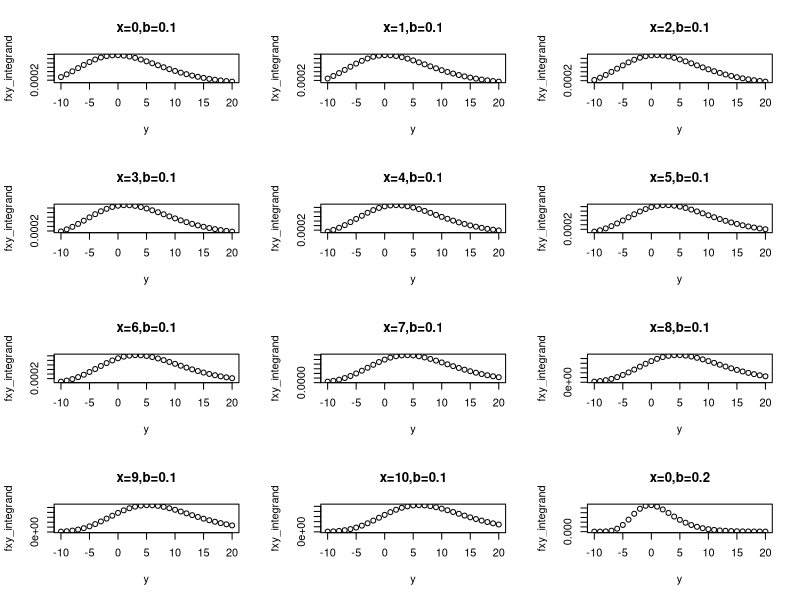
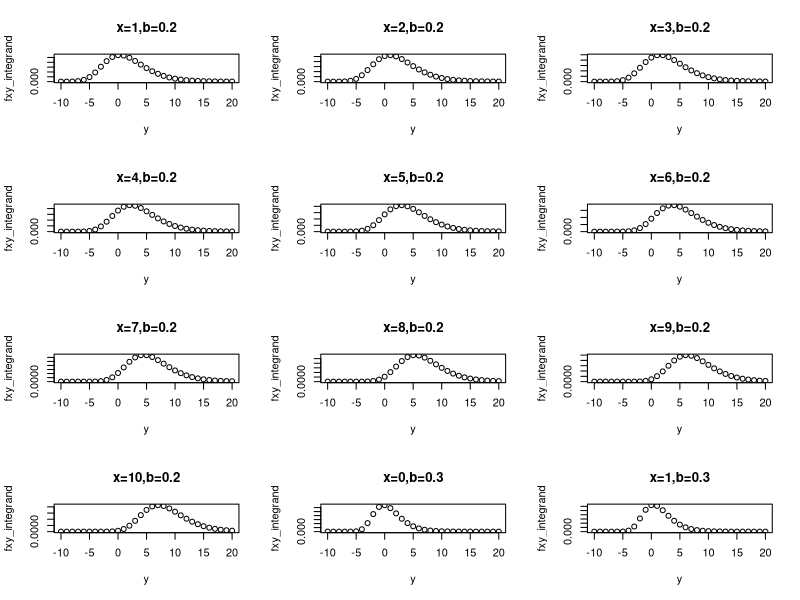
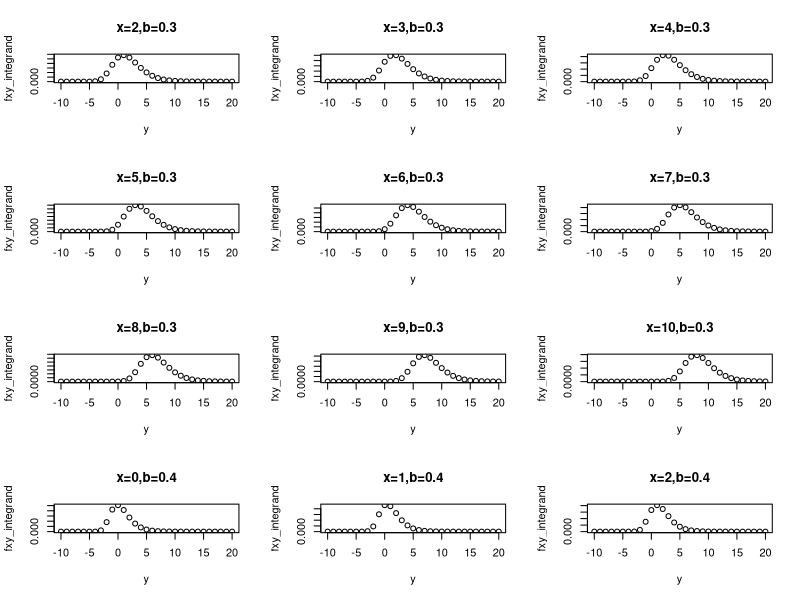
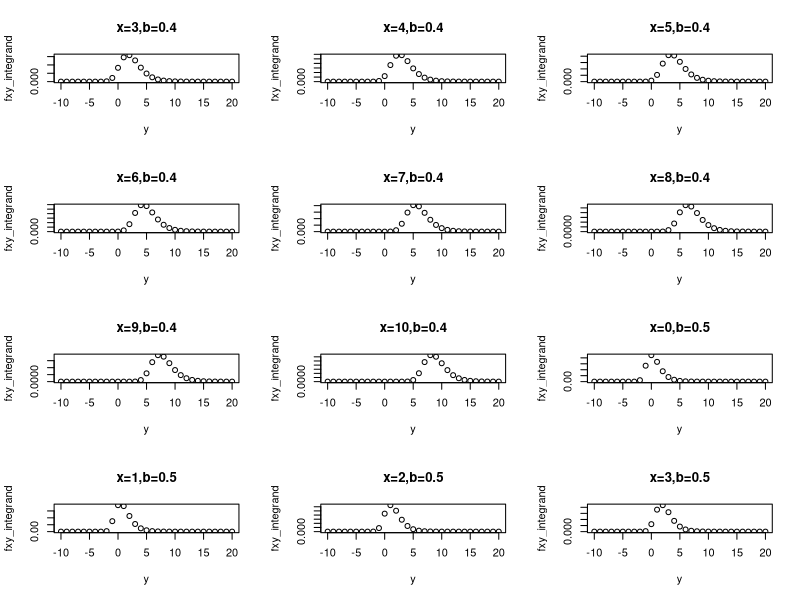
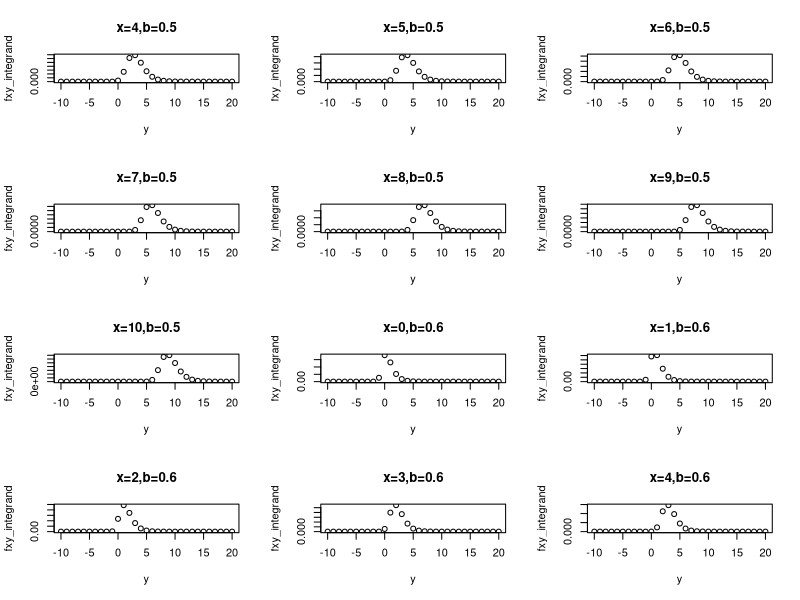
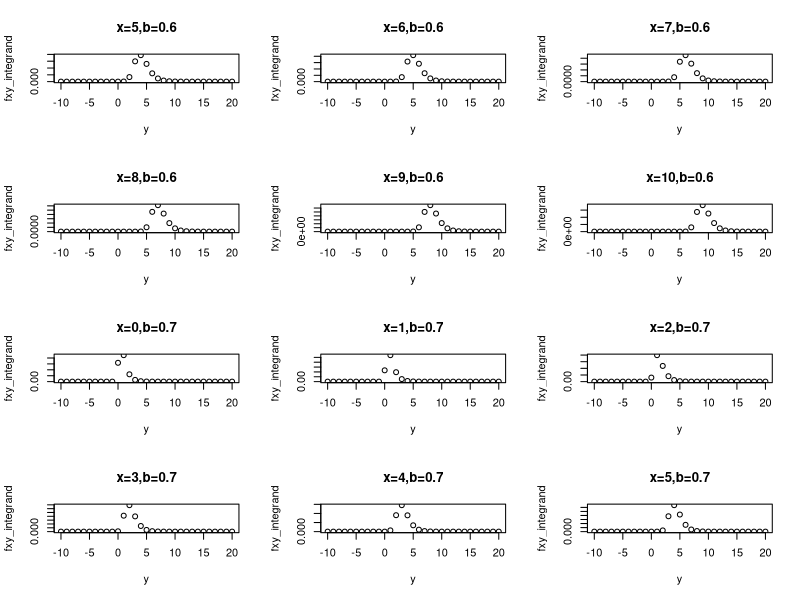
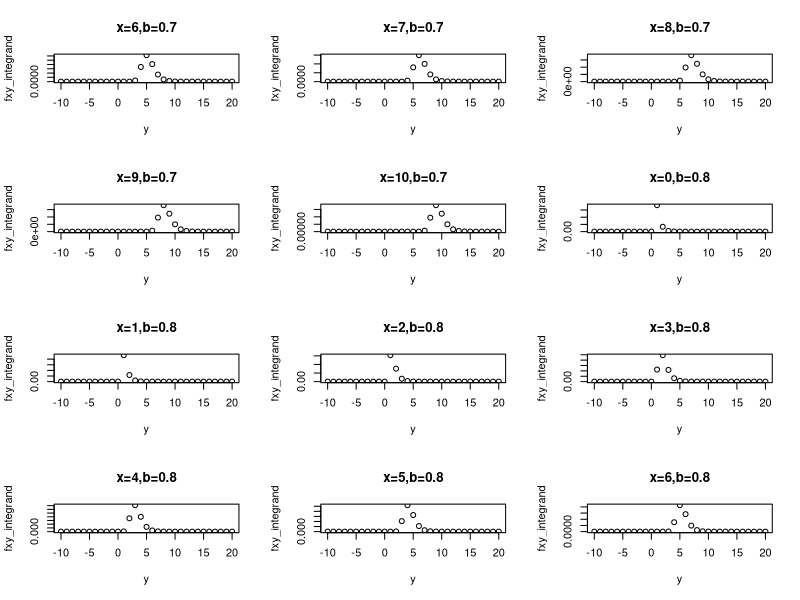
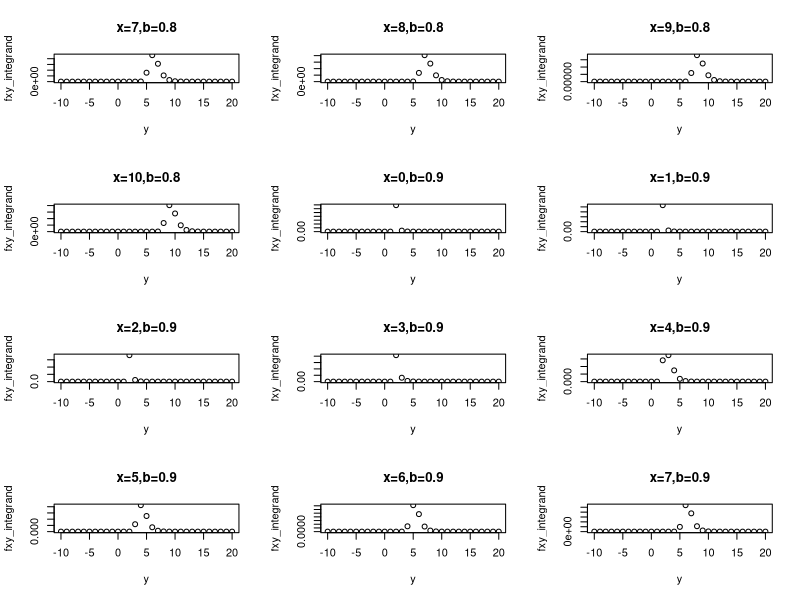

The R script that drew these images, in order:
require(stabledist)
n=1000
betaVec=seq(0.1,0.9,0.1)
y=seq(-10,20,1)
par(mfrow=c(4,3))
for (beta in betaVec)
{
  for (x in c(0:10))
  {
    FirstDens=dexp(exp((x-y)*beta),1)*beta*exp((x-y)*beta)
    SecondDens=dstable(exp(y),beta,1,pm=1)*exp(y)
    fxy_integrand=FirstDens*SecondDens
    plot(y,fxy_integrand,main=sprintf("x=%d,b=%1.1f",x,beta))
  }
}
beta=0.4
par(mfrow=c(1,1))
x1=c(-10:10)
y1=seq(-20,10,0.1)
f=function(x,y) {dexp(exp((x-y)*beta),1)*beta*exp((x-y)*beta)*dstable(exp(y),beta,1,pm=1)*exp(y)}
z<-outer(x1,y1,f)
par(mfrow=c(1,1))
persp(x1,y1,z,theta = 30, phi = 30, expand = 0.5, col = "lightblue",ticktype = "detailed")
